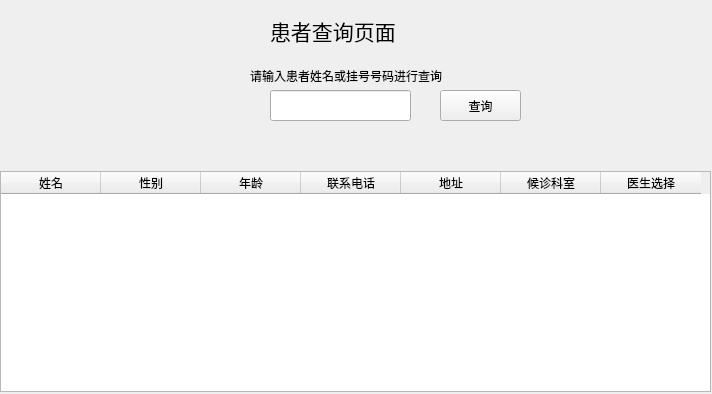
<?xml version="1.0" encoding="UTF-8"?>
<ui version="4.0">
 <class>Form</class>
 <widget class="QWidget" name="Form">
  <property name="geometry">
   <rect>
    <x>0</x>
    <y>0</y>
    <width>712</width>
    <height>394</height>
   </rect>
  </property>
  <property name="windowTitle">
   <string>查找患者</string>
  </property>
  <widget class="QLineEdit" name="lineEdit">
   <property name="geometry">
    <rect>
     <x>270</x>
     <y>90</y>
     <width>141</width>
     <height>31</height>
    </rect>
   </property>
  </widget>
  <widget class="QTableWidget" name="tableWidget">
   <property name="geometry">
    <rect>
     <x>0</x>
     <y>171</y>
     <width>711</width>
     <height>221</height>
    </rect>
   </property>
   <column>
    <property name="text">
     <string>姓名</string>
    </property>
   </column>
   <column>
    <property name="text">
     <string>性别</string>
    </property>
   </column>
   <column>
    <property name="text">
     <string>年龄</string>
    </property>
   </column>
   <column>
    <property name="text">
     <string>联系电话</string>
    </property>
   </column>
   <column>
    <property name="text">
     <string>地址</string>
    </property>
   </column>
   <column>
    <property name="text">
     <string>候诊科室</string>
    </property>
   </column>
   <column>
    <property name="text">
     <string>医生选择</string>
    </property>
   </column>
  </widget>
  <widget class="QLabel" name="label">
   <property name="geometry">
    <rect>
     <x>270</x>
     <y>0</y>
     <width>171</width>
     <height>61</height>
    </rect>
   </property>
   <property name="font">
    <font>
     <family>微软雅黑</family>
     <pointsize>16</pointsize>
    </font>
   </property>
   <property name="text">
    <string>患者查询页面</string>
   </property>
  </widget>
  <widget class="QPushButton" name="SearchButton">
   <property name="geometry">
    <rect>
     <x>440</x>
     <y>90</y>
     <width>81</width>
     <height>31</height>
    </rect>
   </property>
   <property name="text">
    <string>查询</string>
   </property>
  </widget>
  <widget class="QLabel" name="label_2">
   <property name="geometry">
    <rect>
     <x>250</x>
     <y>60</y>
     <width>221</width>
     <height>31</height>
    </rect>
   </property>
   <property name="text">
    <string>请输入患者姓名或挂号号码进行查询</string>
   </property>
  </widget>
 </widget>
 <resources/>
 <connections/>
</ui>
